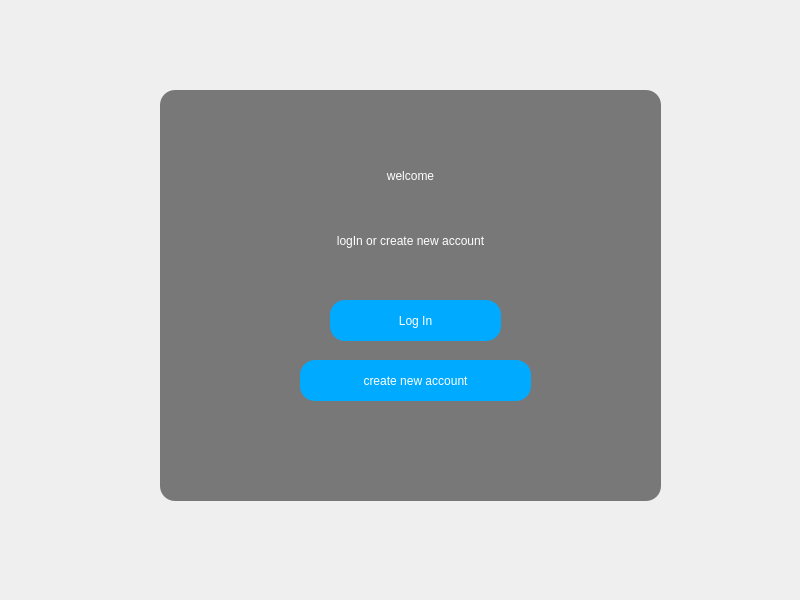
<?xml version="1.0" encoding="UTF-8"?>
<ui version="4.0">
 <class>MainWindow</class>
 <widget class="QMainWindow" name="MainWindow">
  <property name="geometry">
   <rect>
    <x>0</x>
    <y>0</y>
    <width>800</width>
    <height>600</height>
   </rect>
  </property>
  <property name="windowTitle">
   <string>MainWindow</string>
  </property>
  <property name="styleSheet">
   <string notr="true">QMainWindow{
	background-image: url(:/new/prefix1/image/Qvqz7n.jpg);
}

QLabel{
	font: 28pt &quot;Segoe Print&quot;;	
	color:white;
}

QPushButton{
color:white;
border-radius:15px;
background-color: rgb(0, 170, 255);
}

QPushButton:hover{
background-color: rgb(0, 0, 127);
border-radius:15px;
color:white;
}</string>
  </property>
  <widget class="QWidget" name="centralwidget">
   <widget class="QFrame" name="frame">
    <property name="geometry">
     <rect>
      <x>160</x>
      <y>90</y>
      <width>501</width>
      <height>411</height>
     </rect>
    </property>
    <property name="styleSheet">
     <string notr="true">QFrame{
	border-radius:15px;
	background-color:rgba(0,0,0,0.5)
	
}
</string>
    </property>
    <property name="frameShape">
     <enum>QFrame::StyledPanel</enum>
    </property>
    <property name="frameShadow">
     <enum>QFrame::Raised</enum>
    </property>
    <widget class="QPushButton" name="pushButton">
     <property name="geometry">
      <rect>
       <x>170</x>
       <y>210</y>
       <width>171</width>
       <height>41</height>
      </rect>
     </property>
     <property name="styleSheet">
      <string notr="true">font: 900 12pt &quot;Segoe UI Black&quot;;</string>
     </property>
     <property name="text">
      <string>Log In</string>
     </property>
    </widget>
    <widget class="QPushButton" name="pushButton_2">
     <property name="geometry">
      <rect>
       <x>140</x>
       <y>270</y>
       <width>231</width>
       <height>41</height>
      </rect>
     </property>
     <property name="styleSheet">
      <string notr="true">font: 900 12pt &quot;Segoe UI Black&quot;;</string>
     </property>
     <property name="text">
      <string>create new account</string>
     </property>
    </widget>
    <widget class="QLabel" name="label_2">
     <property name="geometry">
      <rect>
       <x>110</x>
       <y>130</y>
       <width>281</width>
       <height>41</height>
      </rect>
     </property>
     <property name="styleSheet">
      <string notr="true">font: 900 12pt &quot;Segoe UI Black&quot;;
background-color:rgba(0,0,0,0);</string>
     </property>
     <property name="text">
      <string>logIn or create new account</string>
     </property>
     <property name="alignment">
      <set>Qt::AlignCenter</set>
     </property>
    </widget>
    <widget class="QLabel" name="label">
     <property name="geometry">
      <rect>
       <x>120</x>
       <y>60</y>
       <width>261</width>
       <height>51</height>
      </rect>
     </property>
     <property name="styleSheet">
      <string notr="true">background-color:rgba(0,0,0,0);</string>
     </property>
     <property name="text">
      <string>welcome</string>
     </property>
     <property name="alignment">
      <set>Qt::AlignCenter</set>
     </property>
    </widget>
   </widget>
  </widget>
 </widget>
 <resources/>
 <connections/>
</ui>
